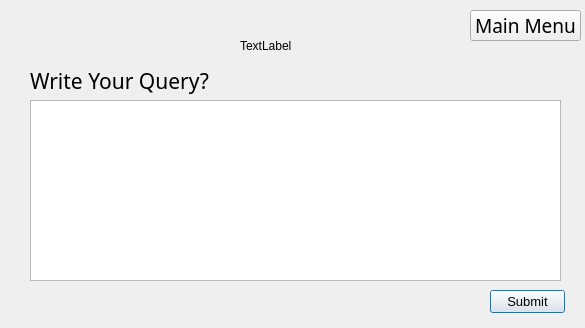
<?xml version="1.0" encoding="UTF-8"?>
<ui version="4.0">
 <class>Quest</class>
 <widget class="QDialog" name="Quest">
  <property name="geometry">
   <rect>
    <x>0</x>
    <y>0</y>
    <width>585</width>
    <height>328</height>
   </rect>
  </property>
  <property name="windowTitle">
   <string>Dialog</string>
  </property>
  <widget class="QLabel" name="label">
   <property name="geometry">
    <rect>
     <x>30</x>
     <y>60</y>
     <width>431</width>
     <height>41</height>
    </rect>
   </property>
   <property name="font">
    <font>
     <family>Nyala</family>
     <pointsize>16</pointsize>
    </font>
   </property>
   <property name="text">
    <string>Write Your Query?</string>
   </property>
  </widget>
  <widget class="QPushButton" name="pushButton_submit">
   <property name="geometry">
    <rect>
     <x>490</x>
     <y>290</y>
     <width>75</width>
     <height>23</height>
    </rect>
   </property>
   <property name="font">
    <font>
     <family>Nirmala UI</family>
     <pointsize>10</pointsize>
    </font>
   </property>
   <property name="text">
    <string>Submit</string>
   </property>
  </widget>
  <widget class="QLabel" name="msg2">
   <property name="geometry">
    <rect>
     <x>10</x>
     <y>290</y>
     <width>341</width>
     <height>31</height>
    </rect>
   </property>
   <property name="font">
    <font>
     <family>Segoe Print</family>
     <pointsize>14</pointsize>
    </font>
   </property>
   <property name="text">
    <string/>
   </property>
  </widget>
  <widget class="QTextEdit" name="textEdit_ques">
   <property name="geometry">
    <rect>
     <x>30</x>
     <y>100</y>
     <width>531</width>
     <height>181</height>
    </rect>
   </property>
   <property name="font">
    <font>
     <family>Sitka Text</family>
     <pointsize>14</pointsize>
    </font>
   </property>
  </widget>
  <widget class="QPushButton" name="pushButton">
   <property name="geometry">
    <rect>
     <x>470</x>
     <y>10</y>
     <width>111</width>
     <height>31</height>
    </rect>
   </property>
   <property name="font">
    <font>
     <family>Nyala</family>
     <pointsize>14</pointsize>
    </font>
   </property>
   <property name="text">
    <string>Main Menu</string>
   </property>
  </widget>
  <widget class="QLabel" name="img">
   <property name="geometry">
    <rect>
     <x>0</x>
     <y>0</y>
     <width>581</width>
     <height>331</height>
    </rect>
   </property>
   <property name="autoFillBackground">
    <bool>true</bool>
   </property>
   <property name="text">
    <string/>
   </property>
  </widget>
  <widget class="QLabel" name="img_ques">
   <property name="geometry">
    <rect>
     <x>240</x>
     <y>10</y>
     <width>121</width>
     <height>71</height>
    </rect>
   </property>
   <property name="text">
    <string>TextLabel</string>
   </property>
  </widget>
  <zorder>img</zorder>
  <zorder>label</zorder>
  <zorder>pushButton_submit</zorder>
  <zorder>msg2</zorder>
  <zorder>textEdit_ques</zorder>
  <zorder>pushButton</zorder>
  <zorder>img_ques</zorder>
 </widget>
 <resources/>
 <connections/>
</ui>
